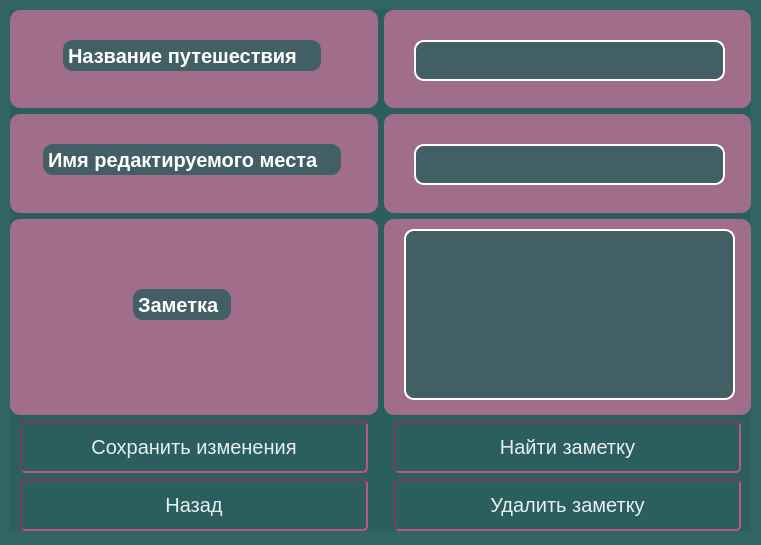
<?xml version="1.0" encoding="UTF-8"?>
<ui version="4.0">
 <class>Form</class>
 <widget class="QWidget" name="Form">
  <property name="geometry">
   <rect>
    <x>0</x>
    <y>0</y>
    <width>761</width>
    <height>545</height>
   </rect>
  </property>
  <property name="windowTitle">
   <string>Form</string>
  </property>
  <property name="styleSheet">
   <string notr="true">background-color: rgba(41, 92, 92, 200)</string>
  </property>
  <widget class="QWidget" name="gridLayoutWidget">
   <property name="geometry">
    <rect>
     <x>10</x>
     <y>10</y>
     <width>741</width>
     <height>521</height>
    </rect>
   </property>
   <layout class="QGridLayout" name="gridLayout">
    <item row="5" column="0">
     <widget class="QPushButton" name="save_button">
      <property name="styleSheet">
       <string notr="true">QPushButton {
background-color: rgba(0,0, 0, 0);
border: 2px solid rgba(127, 57, 91, 255);
border-style: inset;
border-radius: 5px;
padding: 12px;
font-size: 15pt;
color: rgba(255, 255, 255, 230);
margin-left: 10px;
margin-right: 10px;
}

QPushButton:hover {
background-color: qconicalgradient(cx:0.431909, cy:1, angle:270.1, stop:0 rgba(0, 0, 0, 255), stop:0.39548 rgba(191, 112, 151, 100));
}</string>
      </property>
      <property name="text">
       <string>Сохранить изменения</string>
      </property>
     </widget>
    </item>
    <item row="5" column="1">
     <widget class="QPushButton" name="add_one_more">
      <property name="styleSheet">
       <string notr="true">QPushButton {
background-color: rgba(0,0, 0, 0);
border: 2px solid rgba(127, 57, 91, 255);
border-style: inset;
border-radius: 5px;
padding: 12px;
font-size: 15pt;
color: rgba(255, 255, 255, 230);
margin-left: 10px;
margin-right: 10px;
}

QPushButton:hover {
background-color: qconicalgradient(cx:0.431909, cy:1, angle:270.1, stop:0 rgba(0, 0, 0, 255), stop:0.39548 rgba(191, 112, 151, 100));
}</string>
      </property>
      <property name="text">
       <string>Найти заметку</string>
      </property>
     </widget>
    </item>
    <item row="1" column="1">
     <widget class="QFrame" name="frame_4">
      <property name="styleSheet">
       <string notr="true">background-color: rgba(191, 112, 151, 200);
border-radius: 10px;</string>
      </property>
      <property name="frameShape">
       <enum>QFrame::StyledPanel</enum>
      </property>
      <property name="frameShadow">
       <enum>QFrame::Raised</enum>
      </property>
      <widget class="QPlainTextEdit" name="plainTextEdit_2">
       <property name="geometry">
        <rect>
         <x>30</x>
         <y>30</y>
         <width>311</width>
         <height>41</height>
        </rect>
       </property>
       <property name="styleSheet">
        <string notr="true">QPlainTextEdit {
border: 2px solid rgba(255, 255, 255, 255);
font-size: 16pt;
color: white;
background-color: rgba(41, 92, 92, 200);
}</string>
       </property>
      </widget>
     </widget>
    </item>
    <item row="3" column="0" rowspan="2">
     <widget class="QFrame" name="frame_6">
      <property name="styleSheet">
       <string notr="true">background-color: rgba(191, 112, 151, 200);
border-radius: 10px;</string>
      </property>
      <property name="frameShape">
       <enum>QFrame::StyledPanel</enum>
      </property>
      <property name="frameShadow">
       <enum>QFrame::Raised</enum>
      </property>
      <widget class="QLabel" name="label_4">
       <property name="geometry">
        <rect>
         <x>120</x>
         <y>70</y>
         <width>101</width>
         <height>31</height>
        </rect>
       </property>
       <property name="styleSheet">
        <string notr="true">QLabel {
font-family: 'Arial' 'Optima';
font: bold;
font-size: 15pt;
color: rgba(255, 255, 255, 255);
margin-left: 3px;
background-color: rgba(41, 92, 92, 200);
}</string>
       </property>
       <property name="text">
        <string>Заметка</string>
       </property>
      </widget>
     </widget>
    </item>
    <item row="0" column="0">
     <widget class="QFrame" name="frame_2">
      <property name="styleSheet">
       <string notr="true">background-color: rgba(191, 112, 151, 200);
border-radius: 10px;</string>
      </property>
      <property name="frameShape">
       <enum>QFrame::StyledPanel</enum>
      </property>
      <property name="frameShadow">
       <enum>QFrame::Raised</enum>
      </property>
      <widget class="QLabel" name="label_2">
       <property name="geometry">
        <rect>
         <x>50</x>
         <y>30</y>
         <width>261</width>
         <height>31</height>
        </rect>
       </property>
       <property name="styleSheet">
        <string notr="true">QLabel {
font-family: 'Arial' 'Optima';
font: bold;
font-size: 15pt;
color: rgba(255, 255, 255, 255);
margin-left: 3px;
background-color: rgba(41, 92, 92, 200);
}</string>
       </property>
       <property name="text">
        <string>Название путешествия</string>
       </property>
      </widget>
     </widget>
    </item>
    <item row="3" column="1" rowspan="2">
     <widget class="QFrame" name="frame_7">
      <property name="styleSheet">
       <string notr="true">background-color: rgba(191, 112, 151, 200);
border-radius: 10px;</string>
      </property>
      <property name="frameShape">
       <enum>QFrame::StyledPanel</enum>
      </property>
      <property name="frameShadow">
       <enum>QFrame::Raised</enum>
      </property>
      <widget class="QPlainTextEdit" name="plainTextEdit">
       <property name="geometry">
        <rect>
         <x>20</x>
         <y>10</y>
         <width>331</width>
         <height>171</height>
        </rect>
       </property>
       <property name="styleSheet">
        <string notr="true">QPlainTextEdit {
border: 2px solid rgba(255, 255, 255, 255);
font-size: 16pt;
color: white;
background-color: rgba(41, 92, 92, 200);
}</string>
       </property>
      </widget>
     </widget>
    </item>
    <item row="1" column="0">
     <widget class="QFrame" name="frame_3">
      <property name="styleSheet">
       <string notr="true">background-color: rgba(191, 112, 151, 200);
border-radius: 10px;</string>
      </property>
      <property name="frameShape">
       <enum>QFrame::StyledPanel</enum>
      </property>
      <property name="frameShadow">
       <enum>QFrame::Raised</enum>
      </property>
      <widget class="QLabel" name="label_3">
       <property name="geometry">
        <rect>
         <x>30</x>
         <y>30</y>
         <width>301</width>
         <height>31</height>
        </rect>
       </property>
       <property name="styleSheet">
        <string notr="true">QLabel {
font-family: 'Arial' 'Optima';
font: bold;
font-size: 15pt;
color: rgba(255, 255, 255, 255);
margin-left: 3px;
background-color: rgba(41, 92, 92, 200);
}</string>
       </property>
       <property name="text">
        <string>Имя редактируемого места</string>
       </property>
      </widget>
     </widget>
    </item>
    <item row="0" column="1">
     <widget class="QFrame" name="frame_5">
      <property name="styleSheet">
       <string notr="true">background-color: rgba(191, 112, 151, 200);
border-radius: 10px;</string>
      </property>
      <property name="frameShape">
       <enum>QFrame::StyledPanel</enum>
      </property>
      <property name="frameShadow">
       <enum>QFrame::Raised</enum>
      </property>
      <widget class="QLineEdit" name="name_travel">
       <property name="geometry">
        <rect>
         <x>30</x>
         <y>30</y>
         <width>311</width>
         <height>41</height>
        </rect>
       </property>
       <property name="styleSheet">
        <string notr="true">QLineEdit {
border: 2px solid rgba(255, 255, 255, 255);
font-size: 16pt;
color: white;
background-color: rgba(41, 92, 92, 200);
}</string>
       </property>
      </widget>
     </widget>
    </item>
    <item row="6" column="0">
     <widget class="QPushButton" name="pushButton_3">
      <property name="styleSheet">
       <string notr="true">QPushButton {
background-color: rgba(0,0, 0, 0);
border: 2px solid rgba(127, 57, 91, 255);
border-style: inset;
border-radius: 5px;
padding: 12px;
font-size: 15pt;
color: rgba(255, 255, 255, 230);
margin-left: 10px;
margin-right: 10px;
}

QPushButton:hover {
background-color: qconicalgradient(cx:0.431909, cy:1, angle:270.1, stop:0 rgba(0, 0, 0, 255), stop:0.39548 rgba(191, 112, 151, 100));
}QPushButton {
background-color: rgba(0,0, 0, 0);
border: 2px solid rgba(127, 57, 91, 255);
border-style: inset;
border-radius: 5px;
padding: 12px;
font-size: 15pt;
color: rgba(255, 255, 255, 230);
margin-left: 10px;
margin-right: 10px;
}

QPushButton:hover {
background-color: qconicalgradient(cx:0.431909, cy:1, angle:270.1, stop:0 rgba(0, 0, 0, 255), stop:0.39548 rgba(191, 112, 151, 100));
}</string>
      </property>
      <property name="text">
       <string>Назад</string>
      </property>
     </widget>
    </item>
    <item row="6" column="1">
     <widget class="QPushButton" name="del_button">
      <property name="styleSheet">
       <string notr="true">QPushButton {
background-color: rgba(0,0, 0, 0);
border: 2px solid rgba(127, 57, 91, 255);
border-style: inset;
border-radius: 5px;
padding: 12px;
font-size: 15pt;
color: rgba(255, 255, 255, 230);
margin-left: 10px;
margin-right: 10px;
}

QPushButton:hover {
background-color: qconicalgradient(cx:0.431909, cy:1, angle:270.1, stop:0 rgba(0, 0, 0, 255), stop:0.39548 rgba(191, 112, 151, 100));
}QPushButton {
background-color: rgba(0,0, 0, 0);
border: 2px solid rgba(127, 57, 91, 255);
border-style: inset;
border-radius: 5px;
padding: 12px;
font-size: 15pt;
color: rgba(255, 255, 255, 230);
margin-left: 10px;
margin-right: 10px;
}

QPushButton:hover {
background-color: qconicalgradient(cx:0.431909, cy:1, angle:270.1, stop:0 rgba(0, 0, 0, 255), stop:0.39548 rgba(191, 112, 151, 100));
}</string>
      </property>
      <property name="text">
       <string>Удалить заметку</string>
      </property>
     </widget>
    </item>
   </layout>
  </widget>
 </widget>
 <resources/>
 <connections/>
</ui>
